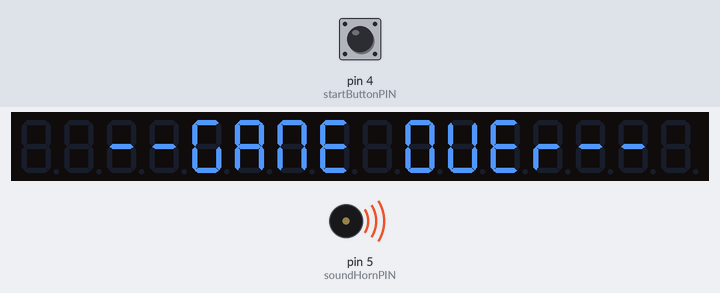
Simulated run of this sketch. Board: Arduino Uno, built with avr-gcc and run on an emulated ATmega328P. On the bench: 16-digit seven-segment display, buzzer (waves = sounding, pin HIGH). Inputs (shaded band) come from the test bench; at power-on: pin 4 (startButtonPIN) HIGH. Random numbers use the default seed unless the sketch sets one; what the sketch prints to the serial monitor is not drawn.

Above: at 1.2 s.
1.3 s: pin 4 (startButtonPIN) pulled LOW for 0.15 s
At 1.45 s:
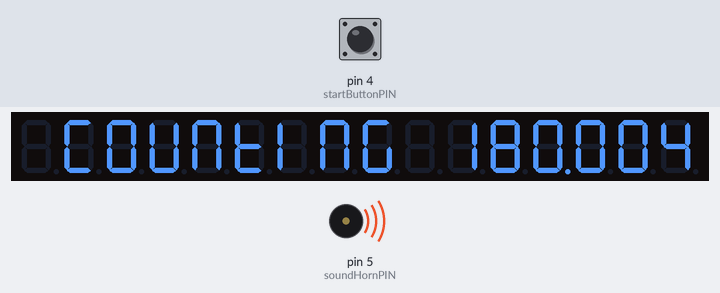
2.0 s: pin 4 (startButtonPIN) pulled LOW for 1 s
At 3.29 s:
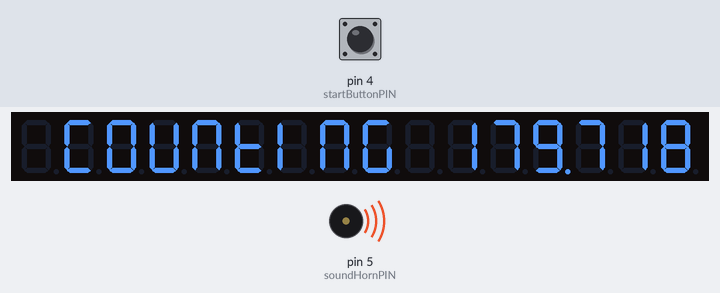
3.6 s: pin 4 (startButtonPIN) pulled LOW for 0.15 s
At 4.2 s:
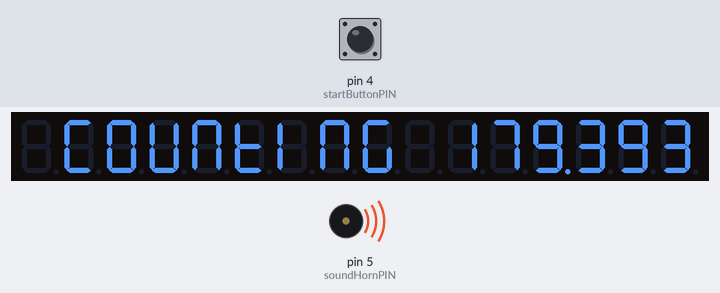
4.3 s: pin 4 (startButtonPIN) pulled LOW for 1 s
At 4.83 s:
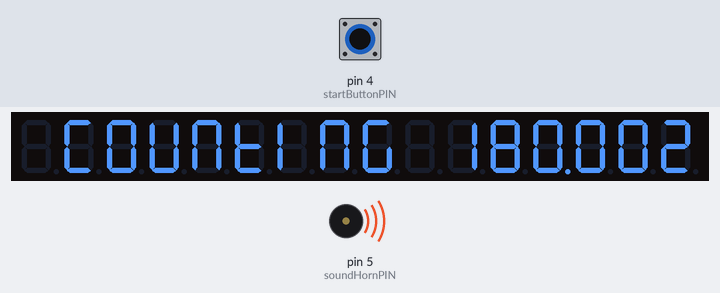
Timing chart, 0 to 6.9 s (numbered marks = the images above; inputs shaded):
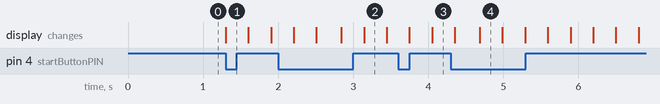

The sketch:

central_cube.ino
```cpp
//****************************************************
//**             LHCreate - 2017                    **
//**               Central cube                     **
//**   author : Carl - (c)2017                      **
//**   version : 1.0                                **
//**   date : 16/11/2017                            **
//**                                                **
//**   https://github.com/nostradomus/LHCreate-2017 **
//**                                                **
//****************************************************
// v1.0 : original version for the presentation, with minor (visual) improvements

/*
                                +-----+
   +----[PWR]-------------------| USB |--+
   |                            +-----+  |
   |           GND/RST2  [ ] [ ]         |
   |         MOSI2/SCK2  [ ] [ ]  SCL[ ] |
   |            5V/MISO2 [ ] [ ]  SDA[ ] |
   |                             AREF[ ] |
   |                              GND[ ] |
   | [ ]N/C                    SCK/13[ ] |
   | [ ]v.ref                 MISO/12[ ] |
   | [ ]RST                   MOSI/11[ ]~|
   | [ ]3V3                        10[ ]~|
   | [ ]5v                          9[ ]~|
   | [ ]GND                         8[ ] |
   | [ ]GND                              |
   | [ ]Vin                         7[ ] |
   |                                6[ ]~|
   | [ ]A0                          5[O]~|----SOUND-HORN------5V
   | [ ]A1                          4[I] |----START-BUTTON----GND
   | [ ]A2                     INT1/3[O]~|----TM1640-DATA-----+\
   | [ ]A3                     INT0/2[O] |----TM1640-CLOCK----+ |JY-LM1640
   | [ ]A4      RST SCK MISO     TX>1[ ] |                5V--+ |16-digit display
   | [ ]A5      [ ] [ ] [ ]      RX<0[ ] |                GND-+/
   |  ARDUINO   [ ] [ ] [ ]              |
   |  UNO_R3    GND MOSI 5V  ____________/
    \_______________________/
*/

//***************************************************
//**             library section                   **
//***************************************************
#include <TM1638.h>              // libraries for the 16-digit display based on the tm1640 multiplexer chip
#include <TM1640.h>              // https://github.com/rjbatista/tm1638-library/

//***************************************************
//**            constants section                  **
//***************************************************
#define FWversion "v1.0"
#define TM1640dataPIN 3          // data pin for the TM1640 display. PD3, or physical pin 5 on DIL-28 ATmega328
#define TM1640clockPIN 2         // clock pin for the TM1640 display. PD2, or physical pin 4 on DIL-28 ATmega328
#define startButtonPIN 4         // start button for the countdown clock. PD4, or physical pin 6 on DIL-28 ATmega328
#define soundHornPIN 5           // sound horn output for the last 10 seconds. PD5, or physical pin 11 on DIL-28 ATmega328

//***************************************************
//**         global variables section              **
//***************************************************
TM1640 module(TM1640dataPIN, TM1640clockPIN);  // instantiate a display module(datapin, clockpin)
unsigned long startMillis;                     // start time when the button is pressed
int timer;                                     // integer to keep track of the countdown time (in 1/100 seconds -> 3min = 18000)
char text[17];                                 // textbuffer to send to the display
int alertBlinking;                             // counter to make the alert label blink
unsigned long gameOverMessageTimer;            // counter to show the "game-over" message for some time when reaching the time-out

//***************************************************
//**               setup section                   **
//***************************************************
void setup() {
  Serial.begin(115200);                        // initialize the serial communication
  Serial.println(".");
  Serial.println("*********************************************************");
  Serial.println("**                   LHCreate - (c)2017                **");
  Serial.println("*                       central cube                    *");
  Serial.println("**    Developed by The Nostradomus Engineering Team    **");
  Serial.println("*");
  Serial.println("*  - Serial communication initialized");
  pinMode(startButtonPIN, INPUT_PULLUP);
  pinMode(soundHornPIN, OUTPUT);
  digitalWrite(soundHornPIN, HIGH);
  Serial.println("*  - Digital inputs and outputs configured");
  startMillis = millis();
  timer = 0;
  Serial.println("*  - Counters initialised");
  module.clearDisplay();
  displayStartMessage();
  Serial.println("*  - Display initialised");
  Serial.print("*  - Controller version    : ");
  Serial.println(ARDUINO);
  Serial.print("*  - Firmware version      : ");
  Serial.println(FWversion);
  Serial.print("*  - CPU frequency         : ");
  Serial.println(F_CPU);
  Serial.println("*");
  Serial.println("**                   Setup completed...                **");
  Serial.println("*********************************************************");
  Serial.println(" ");
}

//***************************************************
//**            main application loop              **
//***************************************************
void loop() {
  // check the start button, and set the concerning flags
  bool startButtonPressed = !digitalRead(startButtonPIN);
  if (startButtonPressed) {
    timer = 18000;
  }

  // update the display
  int fakeDigit = random(0, 9);                           // fake digit to add for millisecond animation
  if (timer > 0) {
    if (timer < 100)
    {
      sprintf(text, " TOO LATE   0%u%u",timer,fakeDigit);
      digitalWrite(soundHornPIN, LOW);
      gameOverMessageTimer = millis();
    }
    else if (timer < 1000)                               // during the last 10 seconds, a "danger" message will
    {                                                    // start blinking, together with a sound horn alarm
      if (alertBlinking < 30) {
        sprintf(text, " -DANGER-   %u%u",timer,fakeDigit);
        digitalWrite(soundHornPIN, LOW);
      } else{
        sprintf(text, "            %u%u",timer,fakeDigit);
        digitalWrite(soundHornPIN, HIGH);
        if (alertBlinking > 60) {alertBlinking = 0;}
      }
      alertBlinking++;
    }
    else if (timer < 10000)
    {
      sprintf(text, " COUNTING  %u%u",timer,fakeDigit);
    }
    else
    {
      sprintf(text, " COUNTING %u%u",timer,fakeDigit);
    }
    module.setDisplayToString(text, 0b0000000000001000); // seperate seconds and 1/1000 with a decimal point
    delay(4);                                            // delay, to have the clock run around 1/100 of a second
    timer = timer - 1;
    //module.setDisplayDigit(x, y, true/false);
    // x : digit to display
    // y : position from 0 to 15
    // decimal point
    //module.setDisplayToString(text, 0b0000000000000000);
    // text : text to display
    // 0b0000000000000000 : bits set to 1 will show the decimal point
  } else {
    if ((millis() - gameOverMessageTimer) > 10000 ){
      displayStartMessage();                            // show "start new game" message when idle
    } else {
      displayGameOverMessage();                         // show "game-over" message for 10 seconds at the end of the game
      digitalWrite(soundHornPIN, HIGH);                 // switch off the sound horn when the game has ended
    }
  }
}

//***************************************************
//** application specific functions and procedures **
//***************************************************

void displayStartMessage()
{
    sprintf(text, " PUSH TO START  ");
    module.setDisplayToString(text);
}

void displayGameOverMessage()
{
    sprintf(text, "  --GAME OVER-- ");
    module.setDisplayToString(text);
}
```

Measured:
- after the input at 1.3 s, the display: changes at once (image 1)
